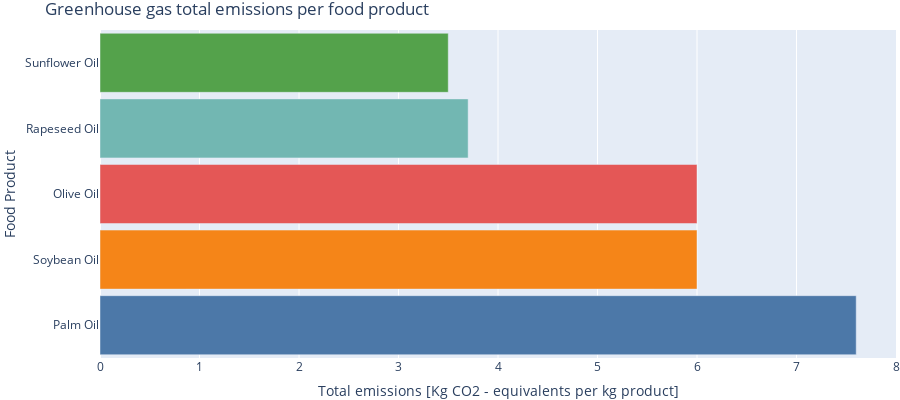

Here is the notebook cell this chart was saved with:
### Markdown cell above
- The oxidation of the exposed peat soil emits CO2 and methane gas, both greenhouse gases, and it emits more CO2 per kg of product than other oils. (CO2 emission visualisations)

### Code cell
import pandas as pd
import plotly.graph_objects as go

# Read the dataset
fp_raw = pd.read_csv('../Datasets/Food_Production.csv')

# List of oils
oils = [oil for oil in fp_raw['Food product'] if 'Oil' in oil]

# Sort the table
data1 = fp_raw[fp_raw['Food product'].isin(oils)].sort_values(by=['Total_emissions'], ascending=False)

# Define colors for the bars
colors = px.colors.qualitative.T10[:len(data1)]

# Create Plotly figure
fig = go.Figure()

fig.add_trace(go.Bar(
    y=data1['Food product'],
    x=data1['Total_emissions'],
    orientation='h',
    marker_color=colors,
))

# Update layout
fig.update_layout(
    title='Greenhouse gas total emissions per food product',
    xaxis_title='Total emissions [Kg CO2 - equivalents per kg product]',
    yaxis_title='Food Product',
    height=400,
    yaxis=dict(automargin=True),  # Ensure labels fit
    bargap=0.1,  # Gap between bars
    margin=dict(l=0, r=0, t=30, b=0),  # Adjust margins for better appearance
)

# Show plot
fig.show()

### Figure 1 — Plotly figure (JSON) as saved in the notebook; plotly's stock layout.template omitted (floating-point values rounded to 4 significant figures)
{"data": [{"marker": {"color": ["#4C78A8", "#F58518", "#E45756", "#72B7B2", "#54A24B"]}, "orientation": "h", "type": "bar", "x": [7.6, 6, 6, 3.7, 3.5], "y": ["Palm Oil", "Soybean Oil", "Olive Oil", "Rapeseed Oil", "Sunflower Oil"]}], "layout": {"bargap": 0.1, "height": 400, "margin": {"b": 0, "l": 0, "r": 0, "t": 30}, "title": {"text": "Greenhouse gas total emissions per food product"}, "xaxis": {"title": {"text": "Total emissions [Kg CO2 - equivalents per kg product]"}}, "yaxis": {"automargin": true, "title": {"text": "Food Product"}}}}
